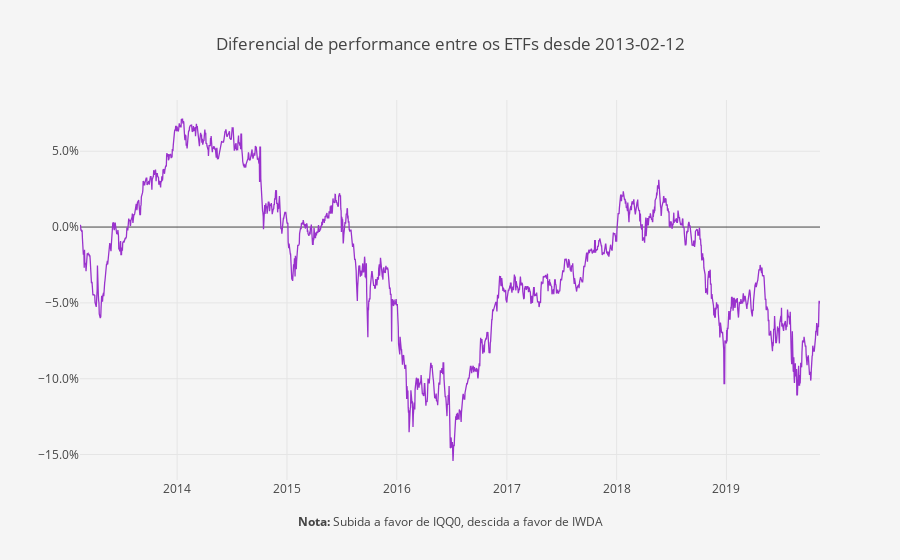

Notebook source saved alongside this figure:
### Code cell
layout = go.Layout(
    title='Diferencial de performance entre os ETFs desde ' + Begin,
    plot_bgcolor='#f5f5f5',
    paper_bgcolor='#f5f5f5',
    xaxis=dict(
        title='<b>Nota:</b> Subida a favor de IQQ0, descida a favor de IWDA',
        showgrid=True,
        titlefont=dict(size=12),
    ),
    yaxis=dict(
        title='',
        showgrid=True,
        zeroline=True, # Adicionar ou não a zero line
        tickformat=".1%" # tickformat=".2%" se quiseres mais casas decimais
    ))

trace0 = go.Scatter(
    x = fundos.index,
    y = (round(((fundos.iloc[:, 0]/fundos.iloc[:, 1])- 1), 5)),
    name = 'Portfolio',
    line = dict(
        color = 'darkorchid',
        width = 1.3)
)

data = [trace0]
        
fig = go.Figure(data=data, layout=layout)
py.iplot(fig)

### Figure 1 — Plotly figure (JSON) as saved in the notebook; plotly's stock layout.template omitted (floating-point values rounded to 4 significant figures; data arrays with more than 128 entries replaced by an {"elided": "..."} marker saying what was removed)
{"data": [{"line": {"color": "darkorchid", "width": 1.3}, "name": "Portfolio", "type": "scatter", "uid": "4deb1c07-a5e7-479d-ac34-913ceb8859cb", "x": {"elided": "2461 str values"}, "y": {"elided": "2461 float values"}}], "layout": {"autosize": true, "paper_bgcolor": "#f5f5f5", "plot_bgcolor": "#f5f5f5", "title": {"text": "Diferencial de performance entre os ETFs desde 2013-02-12"}, "xaxis": {"autorange": true, "range": ["2013-02-12", "2019-11-08"], "showgrid": true, "title": {"font": {"size": 12}, "text": "<b>Nota:</b> Subida a favor de IQQ0, descida a favor de IWDA"}, "type": "date"}, "yaxis": {"autorange": true, "range": [-0.1668, 0.08377], "showgrid": true, "tickformat": ".1%", "title": {"text": ""}, "type": "linear", "zeroline": true}}}
